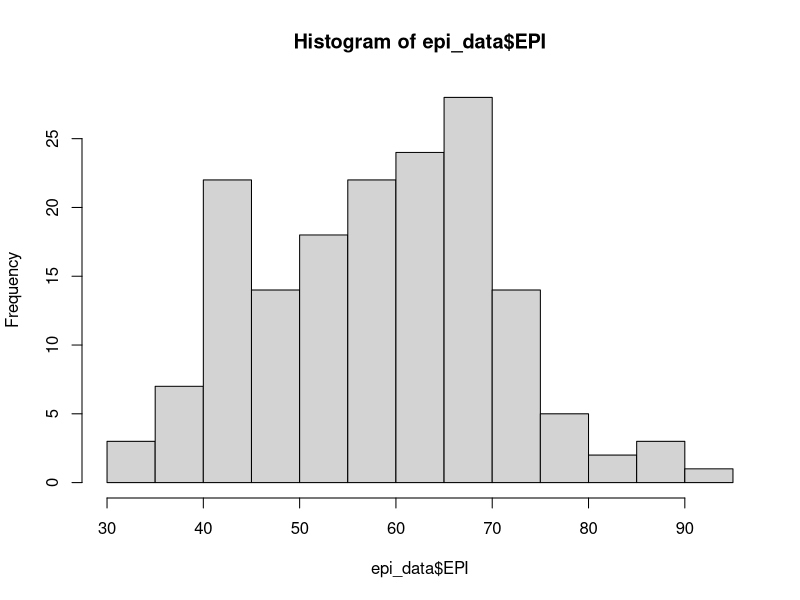
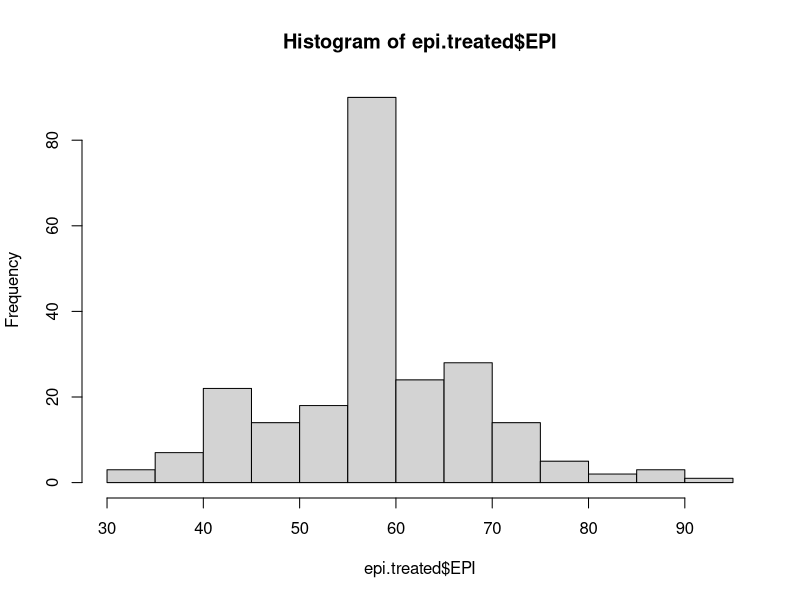
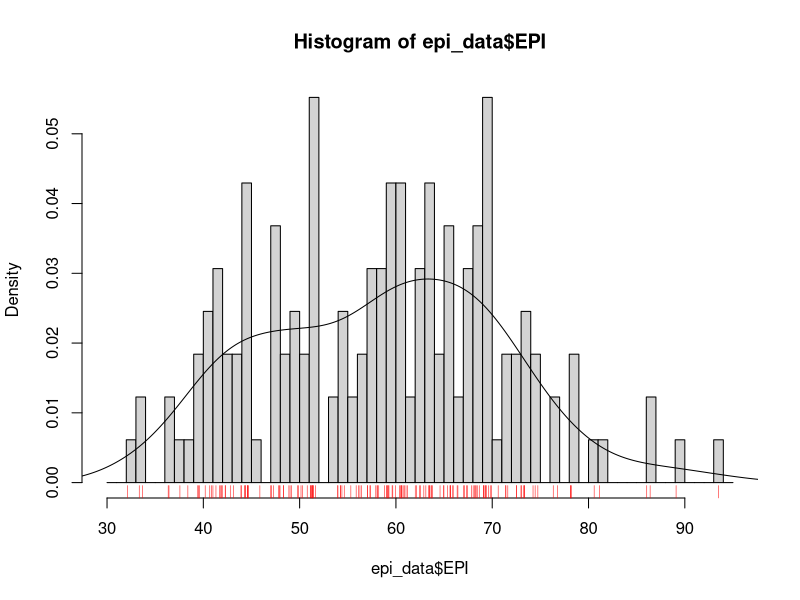

These charts were generated, in order, by the following R code:
install.packages("dplyr")
install.packages("purr")

library(dplyr)
library(purrr)

epi_data <- read.csv("EPI2010_data.csv")

epi.treated <- epi_data

# calculate means for each numeric columns
epi.means<-1:ncol(epi.treated) |> map(function(col_idx){
  if(is.numeric(epi.treated[1,col_idx])){
    mean(epi.treated[,col_idx], na.rm=TRUE)
  }
})

geo.subregions<-as.vector(unique(epi.treated$GEO_subregion))
gdp_means_by_subregions<-geo.subregions |>
  map(function(subregion) mean(epi.treated$GDPCAP07[epi.treated$GEO_subregion==subregion], na.rm = TRUE))

mean_gdp_by_subregion<-NULL
for(i in 1:length(geo.subregions)){
  mean_gdp_by_subregion[geo.subregions[i]]<-gdp_means_by_subregions[i]
}

# population density = Population/Landarea
# GDPCAP = mean of GDPCAP by sub-region for missing value
for(i in 1:nrow(epi.treated)){
  for(j in 1:ncol(epi.treated)){
    if(is.na(epi.treated[i,j]) && is.numeric(epi.treated[i,j])){
      if(colnames(epi.treated[j])=="PopulationDensity"){
        epi.treated$PopulationDensity[i]<-epi.treated$Population07[i]/epi.treated$Landarea[i]
      }else if(colnames(epi.treated[j])=="GDPCAP07"){
        epi.treated$GDPCAP07[i]<-mean_gdp_by_subregion[[epi.treated$GEO_subregion[i]]]
      }
      else{
        
        # This is not a good approximation for several features like EPI, Population, etc., need to figure out a better way to do replace NA.
        epi.treated[i,j]<-epi.means[j] 
      }
    }
  }
}

# EPI stats before treatment
summary(epi_data$EPI)
# EPI stats after treatment
summary(epi.treated$EPI)

# Equivalent to EPI stats above but without the NAs.
fivenum(epi_data$EPI, na.rm = TRUE)

stem(epi_data$EPI)
stem(epi_data$EPI, scale = 2.5)

sort(unique(epi_data$EPI, na.rm=TRUE))

hist(epi_data$EPI)
hist(epi.treated$EPI)

# Histogram for values in range [30, 95] with probability densities.
hist(epi_data$EPI, seq(30., 95., 1.0), prob=TRUE)

lines(density(epi_data$EPI, na.rm = TRUE, bw = "SJ"))

rug(epi_data$EPI, col = "RED")